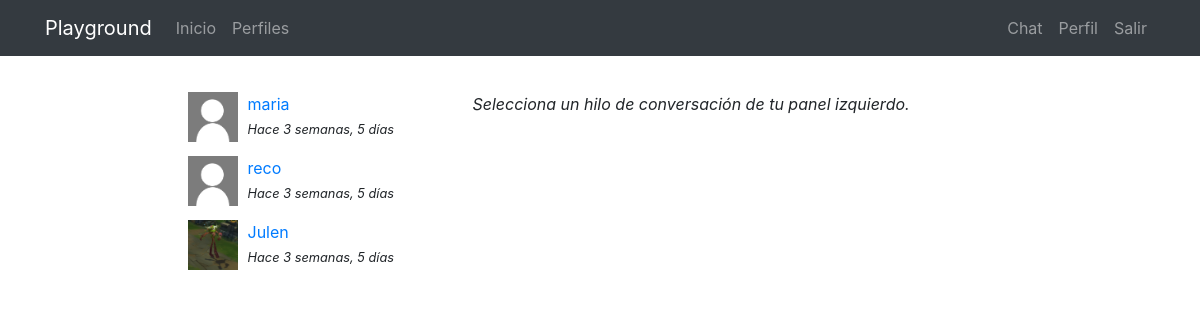
The app's page /messenger/ (signed in) with its own data.
### messenger/models.py (models this page shows)
class Thread(models.Model):
    users = models.ManyToManyField(User,related_name='threads')
    messages = models.ManyToManyField(Message)
    updated = models.DateTimeField(auto_now=True)
    objects = ThreadManager()
    class Meta:
        ordering = ['-updated']

class Message(models.Model):
    user = models.ForeignKey( User, on_delete=models.CASCADE)
    content = models.TextField()
    created = models.DateTimeField(auto_now_add=True)
    class Meta:
        ordering = ['created']

### registration/models.py (models this page shows)
class Profile(models.Model):
    user = models.OneToOneField(User,on_delete=models.CASCADE)
    avatar = models.ImageField(upload_to=custom_upload_to, null=True, blank=True)
    bio = models.TextField(null=True, blank=True)
    link = models.URLField(max_length=200, null=True, blank=True)
    class Meta:
        ordering = ['user__username']

### messenger/views.py (the view)
# urls.py: path('',ThreadList.as_view(), name="list"),
@method_decorator(login_required, name="dispatch")
class ThreadList(TemplateView):
    template_name = "messenger/thread_list.html"

### messenger/templates/messenger/thread_list.html (shortened to what this page needs)
{% extends 'core/base.html' %}
{% load static %}
{% block content %}
<main role="main">
  <div class="container">
    <div class="row mt-3">
      <div class="col-md-9 mx-auto mb-5">
        <div class="row">
          <div class="col-md-4">
            {% for thread in request.user.threads.all %}
              {% if thread.messages.all|length > 0 %}
                <div class="mb-3">
                  {% for user in thread.users.all %}
                    {% if user != request.user %}
                      {% if user.profile.avatar %}
                        <img src="{{user.profile.avatar.url}}" class="avatar">
                      {% else %}
                        <img src="{% static 'registration/img/no-avatar.jpg' %}" class="avatar">
                      {% endif %}
                      <div>
                        <a href="{% url 'messenger:detail' thread.pk %}">{{user}}</a><br>
                        <small><i>Hace {{thread.messages.last.created|timesince}}</i></small>
                      </div>
                    {% endif %}
                  {% endfor %}
                </div>
              {% endif %}
            {% endfor %}
          </div>
          <div class="col-md-8">
            <p><i>Selecciona un hilo de conversación de tu panel izquierdo.</i></p>
          </div>
        </div>
      </div>
    </div>
  </div>
</main>
{% endblock %}

### core/static/core/css/main.css (style rules this page uses)
main { padding-top: 20px; }
:root { --jumbotron-padding-y: 3rem; }

### messenger/templates/messenger/thread_list.html (style rules this page uses)
.avatar { width:50px; height:50px; float:left; margin-right:10px; }

### records on screen
Thread: messages.last.created "3 semanas, 5 días"
Thread: messages.last.created "3 semanas, 5 días"
Thread: messages.last.created "3 semanas, 5 días"

### other values on screen
{{ user }} "maria"
{{ user }} "reco"
{{ user }} "Julen"
